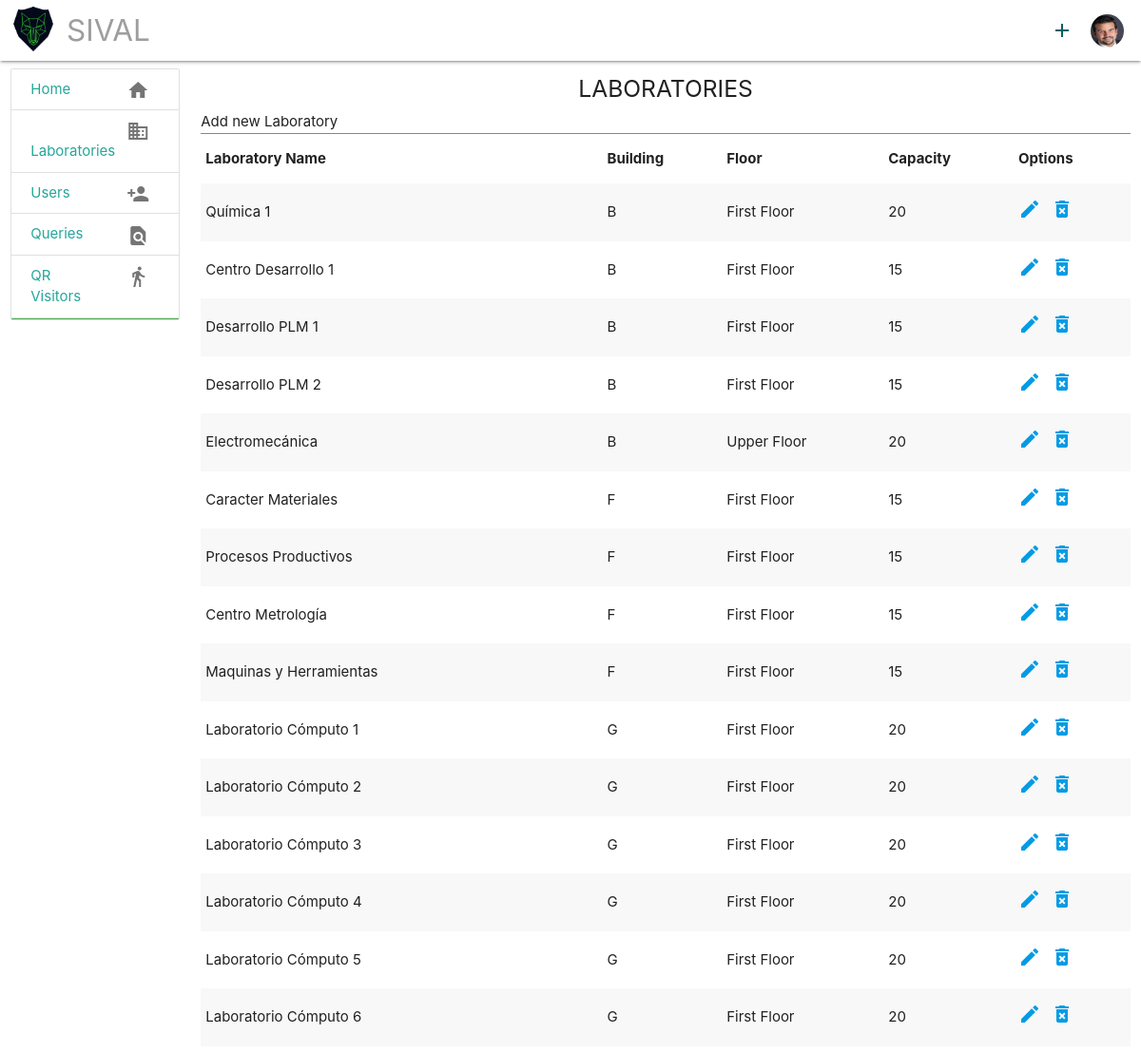
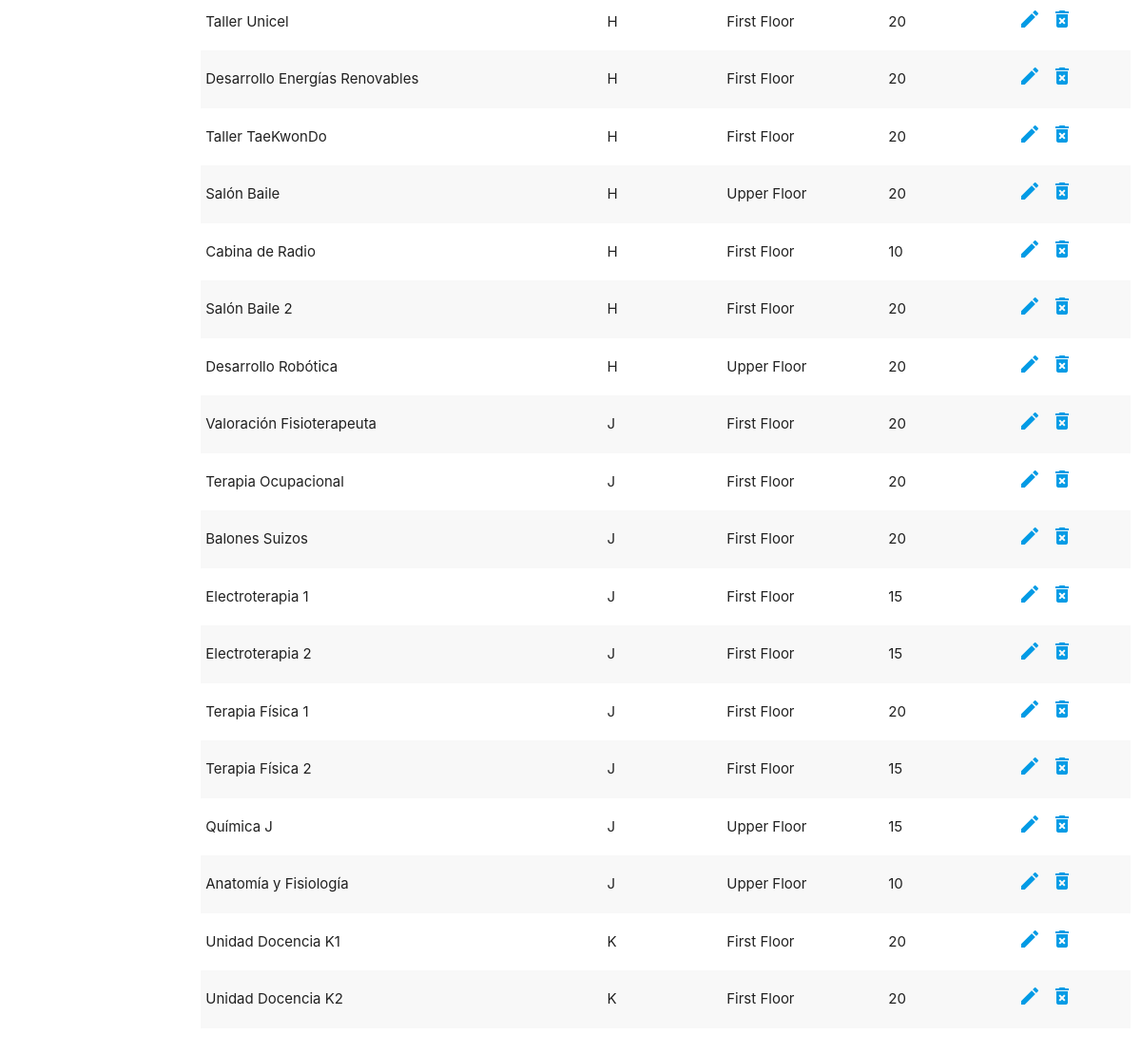
Page /mvc/views/laboratories/labs_list.php (signed in) on the earlier database version (2 pictures, top to bottom).
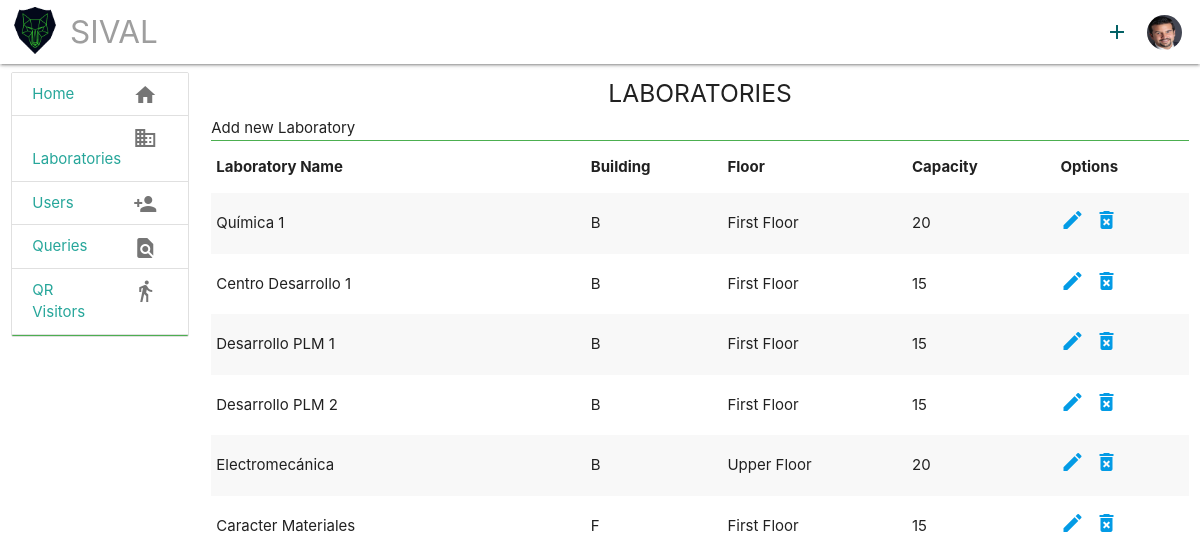
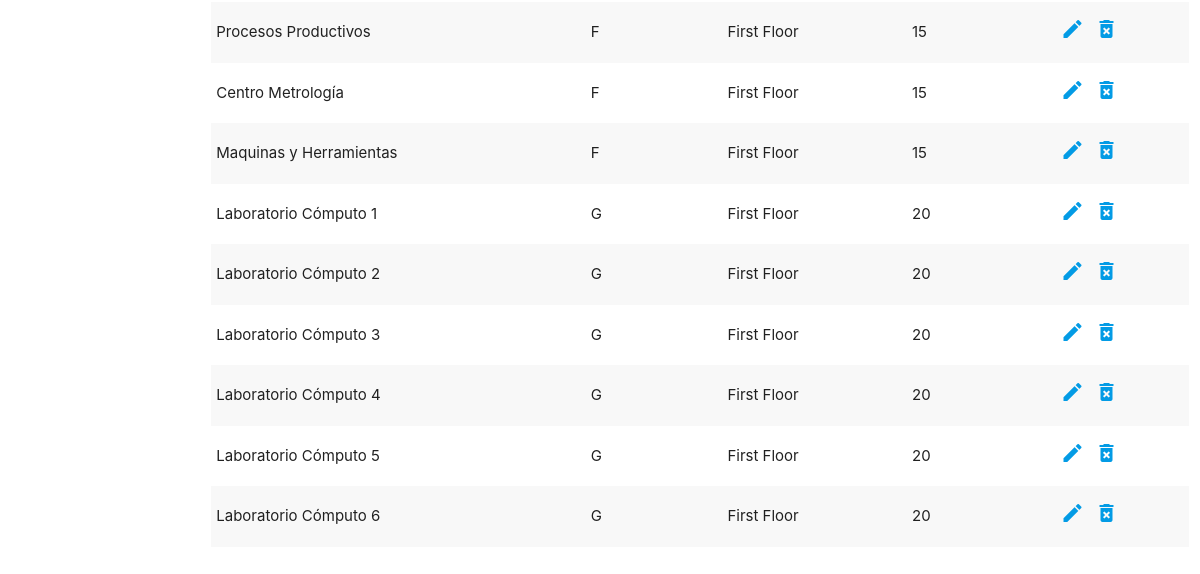
Same page on the later database version (2 pictures, top to bottom).
### tables this page shows
CREATE TABLE laboratories(
    lab_id INTEGER NOT NULL PRIMARY KEY AUTO_INCREMENT,
    lab_name VARCHAR (50) NOT NULL,
    building VARCHAR(6) NOT NULL,
    floor VARCHAR(1) NOT NULL CHECK (floor = "H" OR floor = "G"),  
    capacity INTEGER DEFAULT 0 CHECK (capacity BETWEEN 0 AND 100)
);

### mvc/models/laboratory_model.php (called while the page is built, shortened)
<?php
function readLaboratories()
{
    try
    {
        require ("connection.php");
        $query = "SELECT * FROM laboratories;";
        $cursor = $cnxn -> prepare($query);
        $cursor -> execute();
        $results = $cursor -> fetchAll();
        return $results;
    }
    catch(Exception $e)
    {
        die ("--- ERROR! --- '" . __FILE__ . "' Dropped an exception:" . $e -> getMessage());
    }
    finally
    {
        $cnxn = null;
    }
}
?>

### mvc/controllers/laboratories/read_labs.php (called while the page is built, shortened)
<?php
function readLabs()
{
    try
    {
        require ("../../models/laboratory_model.php");
        $results = readLaboratories();
        return $results;
    }
    catch(Exception $e)
    {
        die ("--- ERROR! --- '" . __FILE__ . "' Dropped an exception:" . $e -> getMessage());
    }
    finally
    {
        $cnxn = null;
    }
}
?>

### mvc/views/laboratories/labs_list.php (the view, shortened to what this page needs)
<!DOCTYPE html>
<html lang="en">
<head>
    <?php include "../../../static/include/head.html"; ?></head>
</head>
<body>
    <header>
        <div class="navbar-fixed ">
            <nav>
            </nav>
        </div>
    </header>
    <main>
        <div class="container1">
            <div class="row">
                <div class="col l10">
                    <div class="column">
                        <div class="col s12 l12" style="display: flex;align-items: center;justify-content: center;">
                            <h5>LABORATORIES</h5>
                        </div>
                    </div>
                    Add new Laboratory
                    <div class="divider green"></div>
                    <table class="striped s12">
                        <thead>
                            <tr>
                                <th>Laboratory Name</th>
                                <th>Building</th>
                                <th>Floor</th>
                                <th>Capacity</th>
                                <th colspan="2">Options</th>
                            </tr>
                        </thead>
                        <?php
                require "../../controllers/laboratories/read_labs.php";
                $results = readLabs();
                if (isset($results)){
                    foreach ($results as $row){
                        echo "<tr>";
                            echo "<td>".$row['lab_name']."</td>";
                            echo "<td>".$row['building']."</td>";
                            if ($row['floor'] == 'H')
                            {
                                echo "<td> Upper Floor </td>";
                            }
                            else
                            {
                                echo "<td> First Floor </td>";
                            }
                            echo "<td>".$row['capacity']."</td>";
                            echo "<td  class=waves-effect waves-light btn><i class=material-icons center><a href='/SIVAL/mvc/views/laboratories/lab_update.php?lab_id= " . $row['lab_id'] . "'>edit</a ></td>";
                            echo "<td class=waves-effect waves-light btn><i class=material-icons center><a  href='/SIVAL/mvc/controllers/laboratories/delete_lab.php?lab_id=" . $row['lab_id'] . "'>delete_forever</a></td>";
                        echo "</tr>";
                    }
                }
                else {echo "<tr><td>No laboratories were found in db</td><tr>";}
            ?>
                    </table>
                    <br>
    </main>
</body>
</html>

Differences in the rows shown:
removed laboratories: lab_name "Taller Unicel", building "H", floor "First Floor", capacity "20"
removed laboratories: lab_name "Desarrollo Energías Renovables", building "H", floor "First Floor", capacity "20"
removed laboratories: lab_name "Taller TaeKwonDo", building "H", floor "First Floor", capacity "20"
removed laboratories: lab_name "Salón Baile", building "H", floor "Upper Floor", capacity "20"
removed laboratories: lab_name "Cabina de Radio", building "H", floor "First Floor", capacity "10"
removed laboratories: lab_name "Salón Baile 2", building "H", floor "First Floor", capacity "20"
removed laboratories: lab_name "Desarrollo Robótica", building "H", floor "Upper Floor", capacity "20"
removed laboratories: lab_name "Valoración Fisioterapeuta", building "J", floor "First Floor", capacity "20"
removed laboratories: lab_name "Terapia Ocupacional", building "J", floor "First Floor", capacity "20"
removed laboratories: lab_name "Balones Suizos", building "J", floor "First Floor", capacity "20"
removed laboratories: lab_name "Electroterapia 1", building "J", floor "First Floor", capacity "15"
removed laboratories: lab_name "Electroterapia 2", building "J", floor "First Floor", capacity "15"
removed laboratories: lab_name "Terapia Física 1", building "J", floor "First Floor", capacity "20"
removed laboratories: lab_name "Terapia Física 2", building "J", floor "First Floor", capacity "15"
removed laboratories: lab_name "Química J", building "J", floor "Upper Floor", capacity "15"
removed laboratories: lab_name "Anatomía y Fisiología", building "J", floor "Upper Floor", capacity "10"
removed laboratories: lab_name "Unidad Docencia K1", building "K", floor "First Floor", capacity "20"
removed laboratories: lab_name "Unidad Docencia K2", building "K", floor "First Floor", capacity "20"
